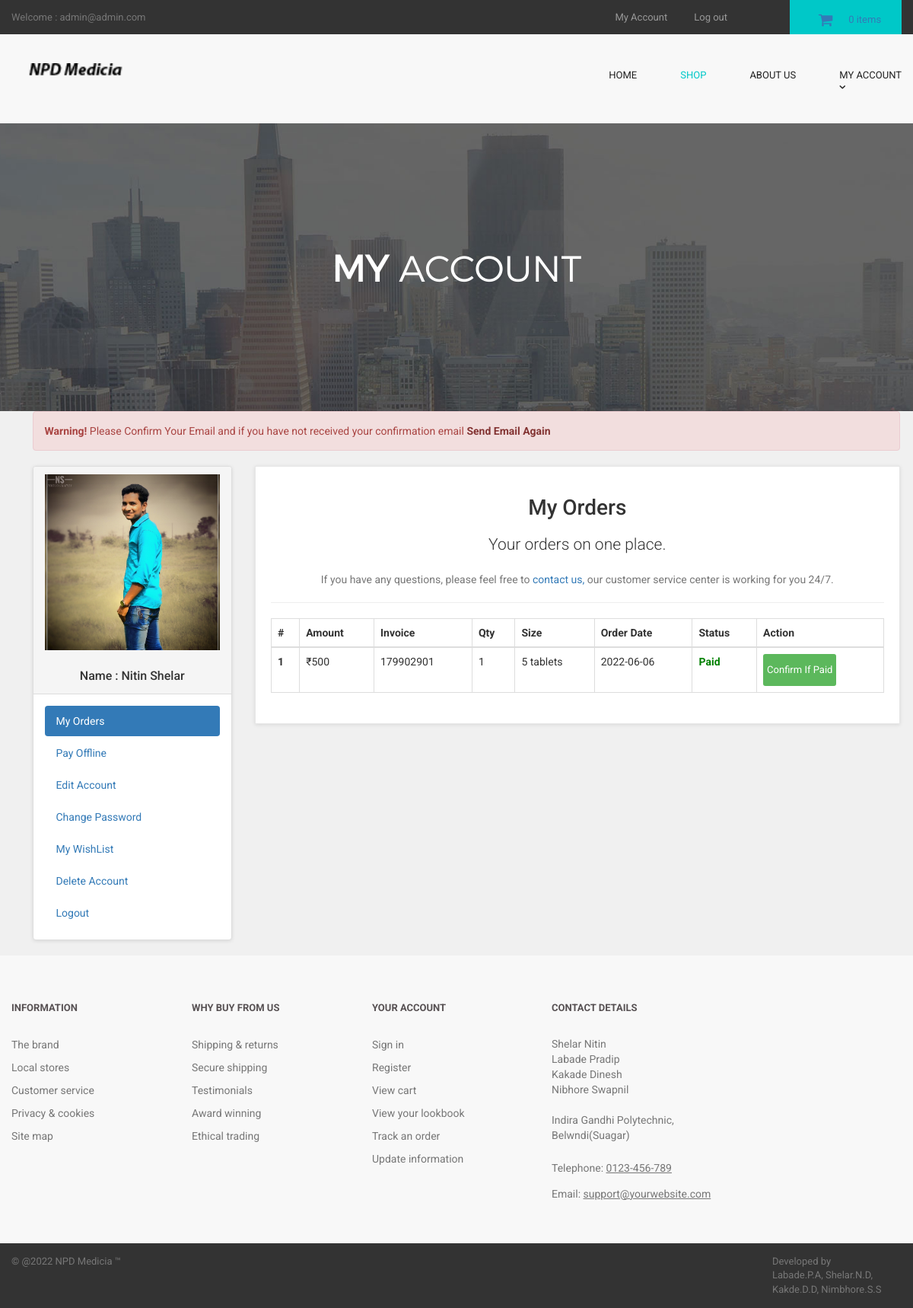
The app's page /customer/my_account.php?my_orders (signed in) with its own data.
### tables this page shows
CREATE TABLE `customers` (
  `customer_id` int(10) NOT NULL,
  `customer_name` varchar(255) NOT NULL,
  `customer_email` varchar(255) NOT NULL,
  `customer_pass` varchar(255) NOT NULL,
  `customer_country` text NOT NULL,
  `customer_city` text NOT NULL,
  `customer_contact` varchar(255) NOT NULL,
  `customer_address` text NOT NULL,
  `customer_image` text NOT NULL,
  `customer_ip` varchar(255) NOT NULL,
  `customer_confirm_code` text NOT NULL
);

CREATE TABLE `customer_orders` (
  `order_id` int(10) NOT NULL,
  `customer_id` int(10) NOT NULL,
  `due_amount` int(100) NOT NULL,
  `invoice_no` int(100) NOT NULL,
  `qty` int(10) NOT NULL,
  `size` text NOT NULL,
  `order_date` timestamp NOT NULL DEFAULT CURRENT_TIMESTAMP ON UPDATE CURRENT_TIMESTAMP,
  `order_status` text NOT NULL
);

### customer/my_orders.php (the view)
<center>
<h1>My Orders</h1>
<p class="lead"> Your orders on one place.</p>
<p class="text-muted" >
If you have any questions, please feel free to <a href="../contact.php" > contact us,</a> our customer service center is working for you 24/7.
</p>
</center>
<hr>
<div class="table-responsive" >
<table class="table table-bordered table-hover" >
<thead>
<tr>
<th>#</th>
<th>Amount</th>
<th>Invoice</th>
<th>Qty</th>
<th>Size</th>
<th>Order Date</th>
<th>Status</th>
<th>Action</th>
</tr>
</thead>
<tbody>
<?php
$customer_session = $_SESSION['customer_email'];
$get_customer = "select * from customers where customer_email='$customer_session'";
$run_customer = mysqli_query($con,$get_customer);
$row_customer = mysqli_fetch_array($run_customer);
$customer_id = $row_customer['customer_id'];
$get_orders = "select * from customer_orders where customer_id='$customer_id'";
$run_orders = mysqli_query($con,$get_orders);
$i = 0;
while($row_orders = mysqli_fetch_array($run_orders)){
$order_id = $row_orders['order_id'];
$due_amount = $row_orders['due_amount'];
$invoice_no = $row_orders['invoice_no'];
$qty = $row_orders['qty'];
$size = $row_orders['size'];
$order_date = substr($row_orders['order_date'],0,11);
$order_status = $row_orders['order_status'];
$i++;
if($order_status=='pending'){
$order_status = "<b style='color:red;'>Unpaid</b>";
}
else{
$order_status = "<b style='color:green;'>Paid</b>";
}
?>
<tr>
<th><?php echo $i; ?></th>
<td>₹<?php echo $due_amount; ?></td>
<td><?php echo $invoice_no; ?></td>
<td><?php echo $qty; ?></td>
<td><?php echo $size; ?></td>
<td><?php echo $order_date; ?></td>
<td><?php echo $order_status; ?></td>
<td>
<a href="confirm.php?order_id=<?php echo $order_id; ?>" target="blank" class="btn btn-success btn-xs" > Confirm If Paid </a>
</td>
</tr>
<?php } ?>
</tbody>
</table>
</div>

### customer/includes/sidebar.php
<div class="panel panel-default sidebar-menu">
<div class="panel-heading">
<?php
$customer_session = $_SESSION['customer_email'];
$get_customer = "select * from customers where customer_email='$customer_session'";
$run_customer = mysqli_query($con,$get_customer);
$row_customer = mysqli_fetch_array($run_customer);
$customer_image = $row_customer['customer_image'];
$customer_name = $row_customer['customer_name'];
if(!isset($_SESSION['customer_email'])){
}
else {
echo "
<center>
<img src='customer_images/$customer_image' class='img-responsive'>
</center>
<br>
<h3 align='center' class='panel-title'> Name : $customer_name </h3>
";
}
?>
</div>
<div class="panel-body">
<ul class="nav nav-pills nav-stacked">
<li class="<?php if(isset($_GET['my_orders'])){ echo "active"; } ?>">
<a href="my_account.php?my_orders"> <i class="fa fa-list"> </i> My Orders </a>
</li>
<li class="<?php if(isset($_GET['pay_offline'])){ echo "active"; } ?>">
<a href="my_account.php?pay_offline"> <i class="fa fa-bolt"></i> Pay Offline </a>
</li>
<li class="<?php if(isset($_GET['edit_account'])){ echo "active"; } ?>">
<a href="my_account.php?edit_account"> <i class="fa fa-pencil"></i> Edit Account </a>
</li>
<li class="<?php if(isset($_GET['change_pass'])){ echo "active"; } ?>">
<a href="my_account.php?change_pass"> <i class="fa fa-user"></i> Change Password </a>
</li>
<li class="<?php if(isset($_GET['my_wishlist'])){ echo "active"; } ?>">
<a href="my_account.php?my_wishlist"> <i class="fa fa-heart"></i> My WishList </a>
</li>
<li class="<?php if(isset($_GET['delete_account'])){ echo "active"; } ?>">
<a href="my_account.php?delete_account"> <i class="fa fa-trash-o"></i> Delete Account </a>
</li>
<li>
<a href="logout.php"> <i class="fa fa-sign-out"></i> Logout </a>
</li>
</ul>
</div>
</div>

### customer/styles/backend.css (style rules this page uses)
html { font-family: "Roboto", Helvetica, Arial, sans-serif; line-height: 1.15; -ms-text-size-adjust: 100%; -webkit-text-size-adjust: 100% }
body { margin: 0 }
h1 { font-size: 2em; margin: .67em 0 }
hr { box-sizing: content-box; height: 0; overflow: visible }
a { background-color: transparent; -webkit-text-decoration-skip: objects }
b, strong { font-weight: inherit; font-weight: bolder }
img { border-style: none }
html { box-sizing: border-box }
body { min-width: 1190px; font-family: Montserrat, sans-serif; font-weight: 400; background-color: white; }
img { max-width: 100%; height: auto }
.btn { display: inline-block; vertical-align: top; font-size: 13px; line-height: 40px; text-decoration: none; -webkit-transition: .3s; transition: .3s }

### styles/style.css (style rules this page uses)
body { font-family: "Roboto", Helvetica, Arial, sans-serif; font-size: 14px; line-height: 1.42857143; color: #333333; background-color: #f0f0f0; overflow-x: hidden; }
#content .panel.sidebar-menu { box-sizing: border-box; box-shadow: 0 1px 5px rgba(0, 0, 0, 0.1); }
#content .panel.sidebar-menu h3 { padding: 5px 0; margin: 0; }

### records on screen
customers: customer_image (picture), customer_name "Nitin Shelar"
customer_orders: due_amount "500", invoice_no "179902901", qty "1", size "5 tablets", order_date "2022-06-06", order_status "Paid"

### other values on screen
$_SESSION['customer_email'] "admin@admin.com"
$count_items "0"
